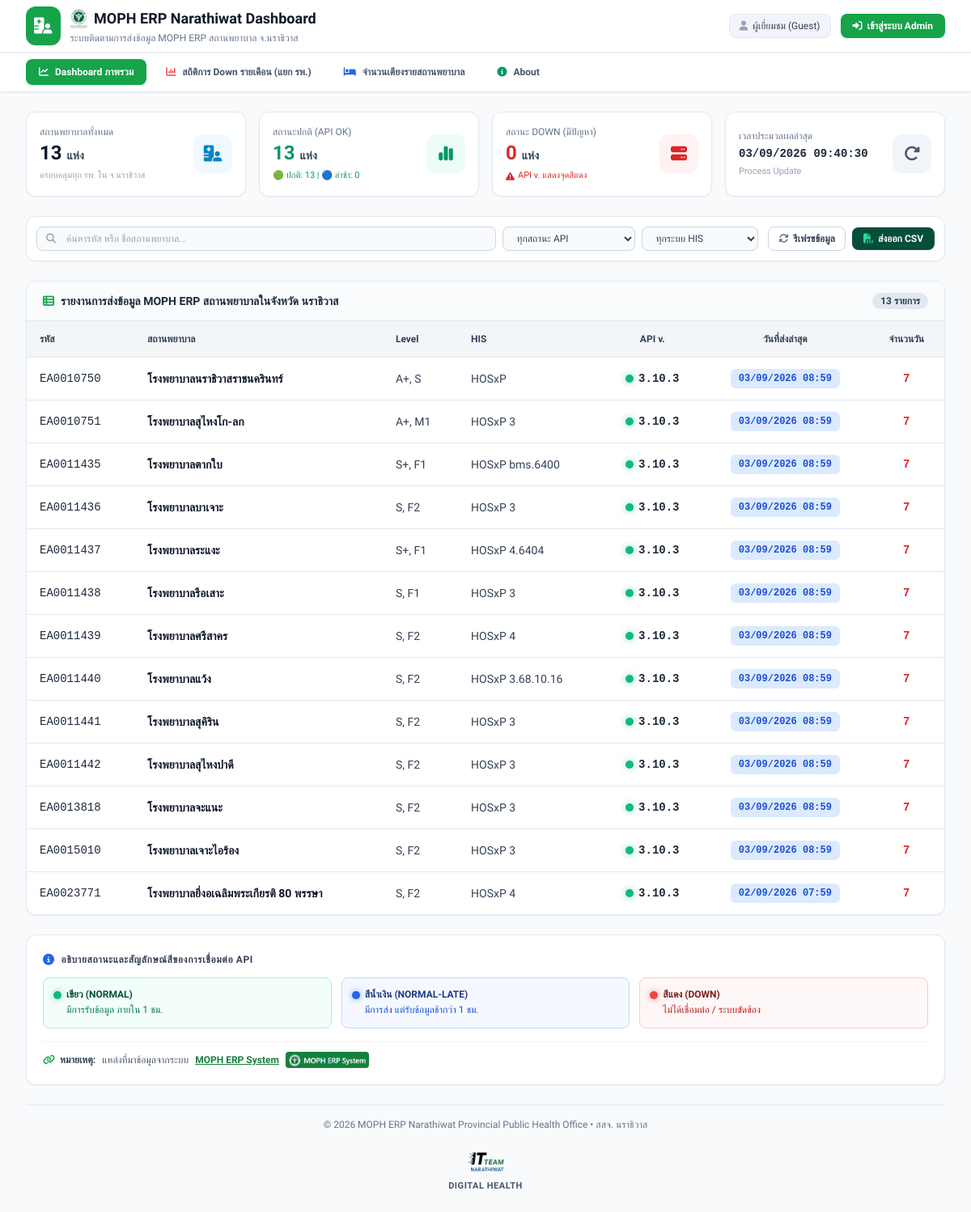
The page / on the database its author committed.
### tables this page shows
CREATE TABLE `hospitals` (
  `id` int NOT NULL AUTO_INCREMENT,
  `code` varchar(20) NOT NULL,
  `name` varchar(150) NOT NULL,
  `level` varchar(20) NOT NULL,
  `his_name` varchar(50) NOT NULL,
  `api_version` varchar(20) NOT NULL,
  `api_status` enum('NORMAL','NORMAL-LATE','DOWN') NOT NULL DEFAULT 'NORMAL',
  `last_sent_at` datetime NOT NULL,
  `days_count` int NOT NULL DEFAULT '0',
  `created_at` timestamp NOT NULL DEFAULT CURRENT_TIMESTAMP,
  `updated_at` timestamp NOT NULL DEFAULT CURRENT_TIMESTAMP ON UPDATE CURRENT_TIMESTAMP,
  PRIMARY KEY (`id`),
  UNIQUE KEY `code` (`code`)
);

### config.php (called while the page is built, shortened)
<?php
function e($string) {
    return htmlspecialchars($string ?? '', ENT_QUOTES, 'UTF-8');
}
function formatThaiDateTime($dateTimeStr) {
    $timestamp = strtotime($dateTimeStr);
    return date('d/m/Y H:i', $timestamp);
}
function isSuperAdmin() {
    return isset($_SESSION['user_role']) && $_SESSION['user_role'] === 'SUPER_ADMIN';
}

### index.php (the view, shortened to what this page needs)
<?php
require_once 'config.php';
$pdo = getDbConnection();
$stmt = $pdo->query("SELECT * FROM hospitals ORDER BY id ASC");
$hospitals = $stmt->fetchAll();
$totalHospitals = count($hospitals);
$normalCount = 0;
$normalLateCount = 0;
$downCount = 0;
$stmtLatest = $pdo->query("SELECT MAX(updated_at) AS latest_update, MAX(last_sent_at) AS latest_sent FROM hospitals");
$latestRow = $stmtLatest->fetch();
$rawProcessTime = !empty($latestRow['latest_update']) ? $latestRow['latest_update'] : ($latestRow['latest_sent'] ?? null);
if ($rawProcessTime) {
    $latestProcessTime = date('d/m/Y H:i:s', strtotime($rawProcessTime));
} else {
    $latestProcessTime = date('d/m/Y H:i:s');
}
foreach ($hospitals as $h) {
    if ($h['api_status'] === 'NORMAL') $normalCount++;
}
?>
<!DOCTYPE html>
<html lang="th" class="h-full bg-slate-50">
<head>
    <script src="https://cdn.tailwindcss.com"></script>
    <link rel="stylesheet" href="https://cdnjs.cloudflare.com/ajax/libs/font-awesome/6.4.0/css/all.min.css">
</head>
<body class="h-full flex flex-col text-slate-800 bg-slate-50 antialiased">
<header class="bg-white border-b border-slate-200 shadow-sm sticky top-0 z-30">
    <div class="max-w-7xl mx-auto px-4 sm:px-6 lg:px-8">
        <div class="flex justify-between h-16 items-center">
            <div class="flex items-center space-x-3">
                <div class="bg-moph-600 text-white p-2.5 rounded-xl shadow-sm flex items-center justify-center">
                    <i class="fa-solid fa-hospital-user text-xl"></i>
                </div>
                <div>
                    <div class="flex items-center space-x-2">
                        <img src="img/ntwo-logo.png" alt="MOPH Logo" width="24" height="27" decoding="async" loading="lazy" class="h-5 sm:h-6 w-auto object-contain shrink-0">
                        <h1 class="text-base sm:text-lg font-bold text-slate-900 leading-tight">MOPH ERP Narathiwat Dashboard</h1>
                    </div>
                    <p class="text-xs text-slate-500 mt-0.5">ระบบติดตามการส่งข้อมูล MOPH ERP สถานพยาบาล จ.นราธิวาส</p>
                </div>
            </div>
            <div class="flex items-center space-x-3">
                <?php if (isSuperAdmin()): ?>
                    <div class="flex items-center bg-emerald-50 text-emerald-800 px-3 py-1.5 rounded-lg text-xs font-semibold border border-emerald-200">
                        <i class="fa-solid fa-user-shield mr-1.5 text-emerald-600"></i>
                        <?= e($_SESSION['fullname']) ?> (Super Admin)
                    </div>
                    <a href="logout.php" class="inline-flex items-center px-3.5 py-1.5 border border-transparent text-xs font-semibold rounded-lg shadow-sm text-white bg-red-600 hover:bg-red-700 transition">
                        <i class="fa-solid fa-right-from-bracket mr-1.5"></i> ออกจากระบบ
                    </a>
                <?php else: ?>
                    <div class="hidden sm:flex items-center bg-slate-100 text-slate-700 px-3 py-1.5 rounded-lg text-xs font-medium border border-slate-200">
                        <i class="fa-solid fa-user mr-1.5 text-slate-400"></i> ผู้เยี่ยมชม (Guest)
                    </div>
                    <button onclick="toggleAuthModal()" class="inline-flex items-center px-3.5 py-1.5 border border-transparent text-xs font-semibold rounded-lg shadow-sm text-white bg-moph-600 hover:bg-moph-700 transition">
                        <i class="fa-solid fa-right-to-bracket mr-1.5"></i> เข้าสู่ระบบ Admin
                    </button>
                <?php endif; ?>
            </div>
        </div>
    </div>
</header>
<nav class="bg-white border-b border-slate-200 shadow-sm">
    <div class="max-w-7xl mx-auto px-4 sm:px-6 lg:px-8">
        <div class="flex space-x-2 py-2 overflow-x-auto">
            <button id="tab-dashboard" onclick="switchTab('dashboard')" class="px-4 py-2 rounded-lg text-xs font-bold transition flex items-center bg-moph-600 text-white shadow-sm">
                <i class="fa-solid fa-chart-line mr-2"></i> Dashboard ภาพรวม
            </button>
            <button id="tab-downtime" onclick="switchTab('downtime')" class="px-4 py-2 rounded-lg text-xs font-bold text-slate-600 hover:text-slate-900 hover:bg-slate-100 transition flex items-center">
                <i class="fa-solid fa-chart-column mr-2 text-red-500"></i> สถิติการ Down รายเดือน (แยก รพ.)
            </button>
            <a href="bed.php" class="px-4 py-2 rounded-lg text-xs font-bold text-slate-600 hover:text-slate-900 hover:bg-slate-100 transition flex items-center">
                <i class="fa-solid fa-bed mr-2 text-blue-600"></i> จำนวนเตียงรายสถานพยาบาล
            </a>
            <a href="about.php" class="px-4 py-2 rounded-lg text-xs font-bold text-slate-600 hover:text-slate-900 hover:bg-slate-100 transition flex items-center">
                <i class="fa-solid fa-circle-info mr-2 text-emerald-600"></i> About
            </a>
        </div>
    </div>
</nav>
    <main class="max-w-7xl mx-auto px-4 sm:px-6 lg:px-8 py-6 flex-1 w-full">
        <div id="view-dashboard" class="space-y-6">
            <div class="grid grid-cols-1 sm:grid-cols-2 lg:grid-cols-4 gap-4">
                <div class="bg-white p-4 rounded-xl border border-slate-200 shadow-sm flex items-center justify-between">
                    <div>
                        <p class="text-xs font-medium text-slate-500">สถานพยาบาลทั้งหมด</p>
                        <h3 class="text-2xl font-bold text-slate-900 mt-0.5"><?= $totalHospitals ?> <span class="text-sm font-semibold text-slate-700">แห่ง</span></h3>
                        <p class="text-[11px] text-slate-400 mt-1">ครอบคลุมทุก รพ. ใน จ.นราธิวาส</p>
                    </div>
                    <div class="w-12 h-12 bg-sky-50 text-sky-600 rounded-xl flex items-center justify-center text-xl">
                        <i class="fa-solid fa-hospital-user"></i>
                    </div>
                </div>
                <div class="bg-white p-4 rounded-xl border border-slate-200 shadow-sm flex items-center justify-between">
                    <div>
                        <p class="text-xs font-medium text-slate-500">สถานะปกติ (API OK)</p>
                        <h3 class="text-2xl font-bold text-emerald-600 mt-0.5"><?= $normalCount + $normalLateCount ?> <span class="text-sm font-semibold text-slate-700">แห่ง</span></h3>
                        <p class="text-[11px] text-emerald-600 font-medium mt-1 flex items-center">
                            🟢 ปกติ: <?= $normalCount ?> | 🔵 ล่าช้า: <?= $normalLateCount ?>
                        </p>
                    </div>
                    <div class="w-12 h-12 bg-emerald-50 text-emerald-600 rounded-xl flex items-center justify-center text-xl">
                        <i class="fa-solid fa-chart-simple"></i>
                    </div>
                </div>
                <div class="bg-white p-4 rounded-xl border border-slate-200 shadow-sm flex items-center justify-between">
                    <div>
                        <p class="text-xs font-medium text-slate-500">สถานะ DOWN (มีปัญหา)</p>
                        <h3 class="text-2xl font-bold text-red-600 mt-0.5"><?= $downCount ?> <span class="text-sm font-semibold text-slate-700">แห่ง</span></h3>
                        <p class="text-[11px] text-red-600 font-medium mt-1 flex items-center"><i class="fa-solid fa-triangle-exclamation mr-1"></i> API v. แสดงจุดสีแดง</p>
                    </div>
                    <div class="w-12 h-12 bg-red-50 text-red-600 rounded-xl flex items-center justify-center text-xl">
                        <i class="fa-solid fa-server"></i>
                    </div>
                </div>
                <div class="bg-white p-4 rounded-xl border border-slate-200 shadow-sm flex items-center justify-between">
                    <div>
                        <p class="text-xs font-medium text-slate-500">เวลาประมวลผลล่าสุด</p>
                        <h3 class="text-sm font-bold text-slate-800 font-mono mt-1"><?= $latestProcessTime ?></h3>
                        <p class="text-[11px] text-slate-400 mt-1">Process Update</p>
                    </div>
                    <div class="w-12 h-12 bg-slate-100 text-slate-600 rounded-xl flex items-center justify-center text-xl">
                        <i class="fa-solid fa-rotate-right"></i>
                    </div>
                </div>
            </div>
            <div class="bg-white p-3 rounded-xl border border-slate-200 shadow-sm flex flex-wrap items-center justify-between gap-3">
                <div class="flex flex-wrap items-center gap-2 flex-1 min-w-[280px]">
                    <div class="relative flex-1 min-w-[220px]">
                        <i class="fa-solid fa-magnifying-glass absolute left-3 top-1/2 -translate-y-1/2 text-slate-400 text-xs"></i>
                        <input type="text" id="searchInput" onkeyup="filterTable()" placeholder="ค้นหารหัส หรือ ชื่อสถานพยาบาล..." class="w-full pl-9 pr-3 py-1.5 border border-slate-300 rounded-lg text-xs outline-none focus:ring-2 focus:ring-moph-500 bg-slate-50">
                    </div>
                    <select id="apiFilter" onchange="filterTable()" class="px-3 py-1.5 border border-slate-300 rounded-lg text-xs font-medium text-slate-700 outline-none focus:ring-2 focus:ring-moph-500 bg-slate-50">
                        <option value="">ทุกสถานะ API</option>
                    </select>
                    <select id="hisFilter" onchange="filterTable()" class="px-3 py-1.5 border border-slate-300 rounded-lg text-xs font-medium text-slate-700 outline-none focus:ring-2 focus:ring-moph-500 bg-slate-50">
                        <option value="">ทุกระบบ HIS</option>
                    </select>
                </div>
                <div class="flex items-center space-x-2">
                    <button onclick="resetFilters()" class="px-3 py-1.5 border border-slate-300 rounded-lg text-xs font-semibold text-slate-700 bg-white hover:bg-slate-100 transition flex items-center">
                        <i class="fa-solid fa-rotate mr-1.5 text-slate-500"></i> รีเฟรชข้อมูล
                    </button>
                    <button onclick="exportTableToCSV('moph_erp_narathiwat.csv')" class="px-3.5 py-1.5 bg-emerald-900 hover:bg-emerald-950 text-white rounded-lg text-xs font-bold shadow-sm transition flex items-center">
                        <i class="fa-solid fa-file-csv mr-1.5 text-emerald-400"></i> ส่งออก CSV
                    </button>
                </div>
            </div>
            <div class="bg-white rounded-xl border border-slate-200 shadow-sm overflow-hidden">
                <div class="px-5 py-3.5 border-b border-slate-200 bg-slate-50/80 flex justify-between items-center">
                    <h3 class="text-xs sm:text-sm font-bold text-slate-800 flex items-center">
                        <i class="fa-solid fa-table-list text-moph-600 mr-2"></i> รายงานการส่งข้อมูล MOPH ERP สถานพยาบาลในจังหวัด นราธิวาส
                    </h3>
                    <span id="visibleCountBadge" class="bg-slate-200 text-slate-700 text-xs px-2.5 py-0.5 rounded-full font-bold">
                        <?= $totalHospitals ?> รายการ
                    </span>
                </div>
                <div class="overflow-x-auto">
                    <table id="mophTable" class="w-full text-left border-collapse text-xs sm:text-sm">
                        <thead>
                            <tr class="bg-slate-100/90 text-slate-700 font-bold border-b border-slate-200 text-xs">
                                <th class="py-3.5 px-4">รหัส</th>
                                <th class="py-3.5 px-4">สถานพยาบาล</th>
                                <th class="py-3.5 px-4">Level</th>
                                <th class="py-3.5 px-4">HIS</th>
                                <th class="py-3.5 px-4 text-center">API v.</th>
                                <th class="py-3.5 px-4 text-center">วันที่ส่งล่าสุด</th>
                                <th class="py-3.5 px-4 text-center">จำนวนวัน</th>
                            </tr>
                        </thead>
                        <tbody class="divide-y divide-slate-200">
                            <?php
                                $todayDate = date('Y-m-d');
                            ?>
                            <?php foreach ($hospitals as $h): ?>
                                <?php
                                    $dotClass = 'green';
                                    $rowBgClass = 'hover:bg-slate-50/80';
                                    $sentDate = !empty($h['last_sent_at']) ? date('Y-m-d', strtotime($h['last_sent_at'])) : '';
                                    $isToday = ($sentDate === $todayDate);
                                    if ($h['api_status'] === 'NORMAL' && !$isToday) {
                                        $dateStyleClass = 'bg-blue-100 text-blue-700 font-bold px-2.5 py-1 rounded-md inline-block';
                                    } else {
                                        $dateStyleClass = 'text-emerald-600 font-bold';
                                    }
                                ?>
                                <tr class="hospital-row <?= $rowBgClass ?> transition"
                                    data-code="<?= e(strtolower($h['code'])) ?>"
                                    data-name="<?= e(strtolower($h['name'])) ?>"
                                    data-status="<?= e($h['api_status']) ?>"
                                    data-his="<?= e($h['his_name']) ?>">
                                    <td class="py-3.5 px-4 font-mono font-medium text-slate-800"><?= e($h['code']) ?></td>
                                    <td class="py-3.5 px-4 font-bold text-slate-900"><?= e($h['name']) ?></td>
                                    <td class="py-3.5 px-4 text-slate-700"><?= e($h['level']) ?></td>
                                    <td class="py-3.5 px-4 text-slate-700"><?= e($h['his_name']) ?></td>
                                    <td class="py-3.5 px-4 text-center whitespace-nowrap">
                                        <span class="inline-flex items-center font-mono font-bold">
                                            <span class="status-dot <?= $dotClass ?>"></span>
                                            <?= e($h['api_version']) ?>
                                        </span>
                                    </td>
                                    <td class="py-3.5 px-4 text-center font-mono text-xs whitespace-nowrap">
                                        <span class="<?= $dateStyleClass ?>">
                                            <?= formatThaiDateTime($h['last_sent_at']) ?>
                                        </span>
                                    </td>
                                    <td class="py-3.5 px-4 text-center font-mono font-bold text-red-600"><?= e($h['days_count']) ?></td>
                                </tr>
                            <?php endforeach; ?>
                        </tbody>
                    </table>
                </div>
            </div>
            <?php require 'footer.php'; ?>
        </div>
            <?php require 'footer.php'; ?>
    </main>
</body>
</html>

### rows shown on the page
hospitals: code "EA0010750", name "โรงพยาบาลนราธิวาสราชนครินทร์", level "A+, S", his_name "HOSxP", api_version "3.10.3", last_sent_at "03/09/2026 08:59", days_count "7"
hospitals: code "EA0010751", name "โรงพยาบาลสุไหงโก-ลก", level "A+, M1", his_name "HOSxP 3", api_version "3.10.3", last_sent_at "03/09/2026 08:59", days_count "7"
hospitals: code "EA0011435", name "โรงพยาบาลตากใบ", level "S+, F1", his_name "HOSxP bms.6400", api_version "3.10.3", last_sent_at "03/09/2026 08:59", days_count "7"
hospitals: code "EA0011436", name "โรงพยาบาลบาเจาะ", level "S, F2", his_name "HOSxP 3", api_version "3.10.3", last_sent_at "03/09/2026 08:59", days_count "7"
hospitals: code "EA0011437", name "โรงพยาบาลระแงะ", level "S+, F1", his_name "HOSxP 4.6404", api_version "3.10.3", last_sent_at "03/09/2026 08:59", days_count "7"
hospitals: code "EA0011438", name "โรงพยาบาลรือเสาะ", level "S, F1", his_name "HOSxP 3", api_version "3.10.3", last_sent_at "03/09/2026 08:59", days_count "7"
hospitals: code "EA0011439", name "โรงพยาบาลศรีสาคร", level "S, F2", his_name "HOSxP 4", api_version "3.10.3", last_sent_at "03/09/2026 08:59", days_count "7"
hospitals: code "EA0011440", name "โรงพยาบาลแว้ง", level "S, F2", his_name "HOSxP 3.68.10.16", api_version "3.10.3", last_sent_at "03/09/2026 08:59", days_count "7"
hospitals: code "EA0011441", name "โรงพยาบาลสุคิริน", level "S, F2", his_name "HOSxP 3", api_version "3.10.3", last_sent_at "03/09/2026 08:59", days_count "7"
hospitals: code "EA0011442", name "โรงพยาบาลสุไหงปาดี", level "S, F2", his_name "HOSxP 3", api_version "3.10.3", last_sent_at "03/09/2026 08:59", days_count "7"
hospitals: code "EA0013818", name "โรงพยาบาลจะแนะ", level "S, F2", his_name "HOSxP 3", api_version "3.10.3", last_sent_at "03/09/2026 08:59", days_count "7"
hospitals: code "EA0015010", name "โรงพยาบาลเจาะไอร้อง", level "S, F2", his_name "HOSxP 3", api_version "3.10.3", last_sent_at "03/09/2026 08:59", days_count "7"
hospitals: code "EA0023771", name "โรงพยาบาลยี่งอเฉลิมพระเกียรติ 80 พรรษา", level "S, F2", his_name "HOSxP 4", api_version "3.10.3", last_sent_at "02/09/2026 07:59", days_count "7"

### other values the page prints
$totalHospitals "13"
$normalCount + $normalLateCount "13"
$normalCount "13"
$normalLateCount "0"
$downCount "0"
$latestProcessTime "03/09/2026 09:40:30"
